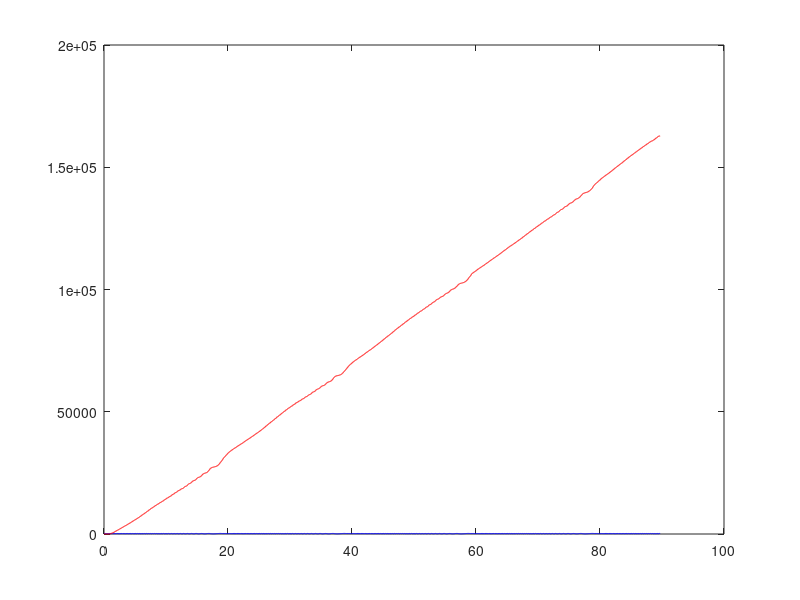

Write the MATLAB code that produced this figure. (Note: this script raises an error after producing the figure.)
%% Load Data
data1 = load('sysid_data1.txt');
data2 = load('sysid_data2.txt');

%% Put Data In Vectors
rmotorv1 = data1(:,1);
lmotorv1 = data1(:,2);

rmotortheta1 = data1(:,3);
lmotortheta1 = data1(:,4);

rmotorv2 = data2(:,1);
lmotorv2 = data2(:,2);

rmotortheta2 = data2(:,3);
lmotortheta2 = data2(:,4);

%% Preprocess Data


costerms = data1(:,5);
t = zeros(1,length(rmotorv1));
for i = 1:length(rmotorv1)
   t(i) = 0.05*(i-1);    
end
tdiff = t(1:length(t)-1);

figure(1);
plot(t,rmotorv1, 'b')
hold on
plot(t, rmotortheta1, 'r')
hold off

figure(2)
plot(t(1:length(rm_thetadiff)), rm_thetadiff)



